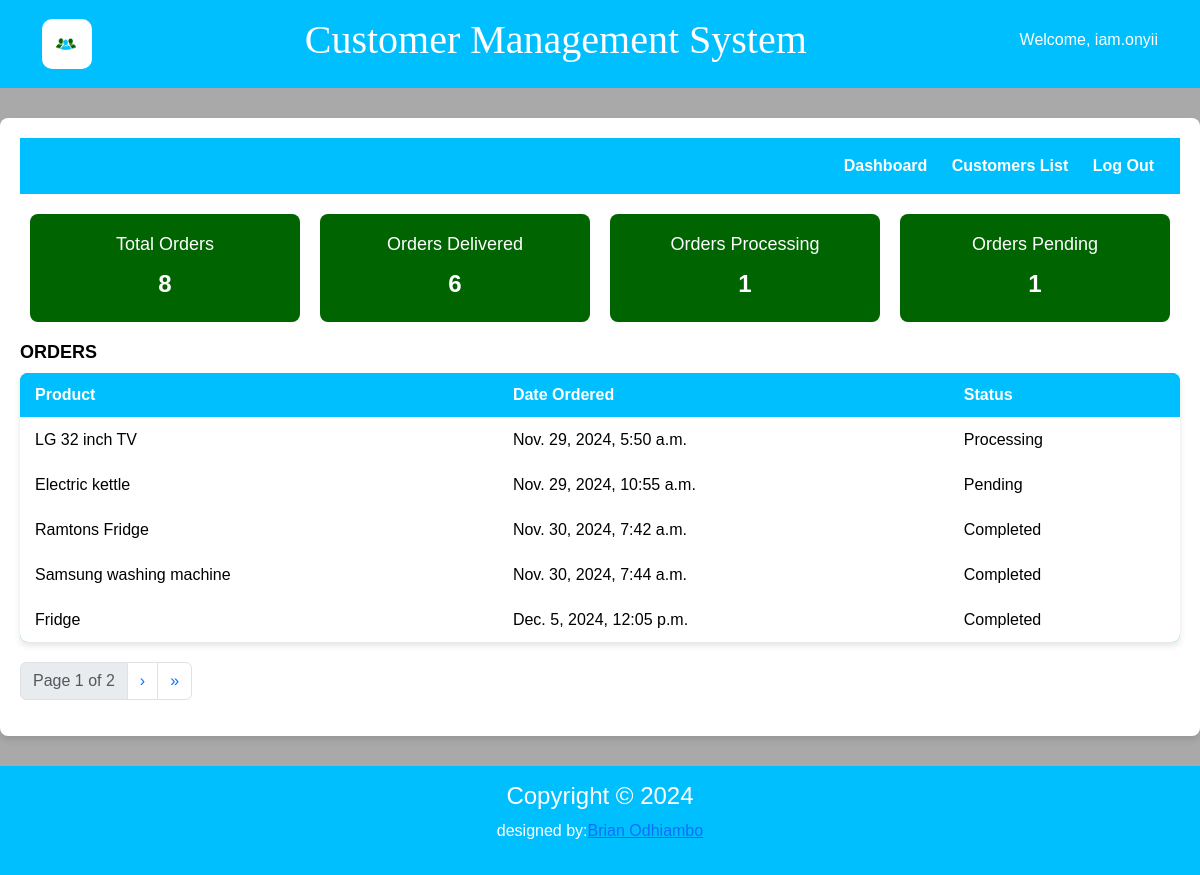
The page / (signed in) on the database as committed earlier.
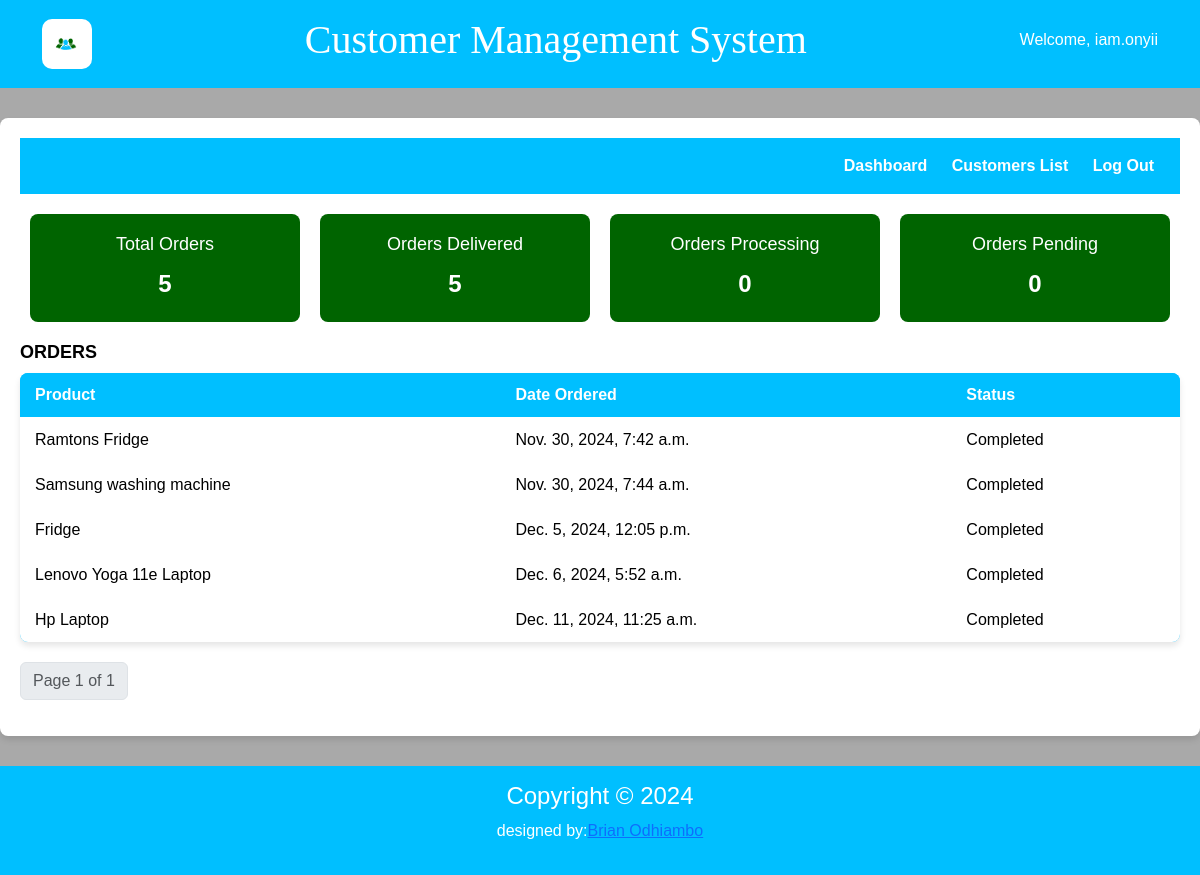
The same page on the database as committed later.
### customer/models.py (models this page shows, shortened)
class Order(models.Model):
    STATUS_CHOICES = [
        ('Pending', 'Pending'),
        ('Processing', 'Processing'),
        ('Completed', 'Completed'),
    ]
    customer = models.ForeignKey(Customer, on_delete=models.CASCADE, related_name='orders')
    product = models.CharField(max_length=100)
    quantity = models.PositiveIntegerField(default=1)
    price = models.PositiveIntegerField(default=1)
    order_date = models.DateTimeField(auto_now_add=True)
    order_status = models.CharField(max_length=20, choices=STATUS_CHOICES, default='Pending')

### customer/views.py (the view)
# urls.py: path('', views.dashboard, name='dashboard'),
@login_required(login_url='login')
def dashboard(request):
    customers = Customer.objects.all()
    total_orders = Order.objects.count()
    orders_completed = Order.objects.filter(order_status="Completed").count()
    orders_pending = Order.objects.filter(order_status="Pending").count()
    orders_processing = Order.objects.filter(order_status="Processing").count()
    orders = Order.objects.all()
    paginator = Paginator(orders, 5)
    page = request.GET.get('page')  # Get the current page number from the request
    try:
        orders = paginator.page(page)
    except PageNotAnInteger:
        orders = paginator.page(1)
    except EmptyPage:
        orders = paginator.page(paginator.num_pages)
    context = {
        'total_orders': total_orders,
        'orders_completed': orders_completed,
        'orders_pending': orders_pending,
        'orders_processing': orders_processing,
        'customers': customers,
        'orders': orders,
    }
    return render(request, 'customer/dashboard.html', context)

### customer/templates/customer/dashboard.html (shortened to what this page needs)
{% extends 'customer/base.html' %}
{% block content %}
<div class="dashboard-container">
    <header class="dashboard-header">
        <nav>
            <a href="{% url 'dashboard' %}">Dashboard</a>
            <a href="{% url 'customer_list' %}">Customers List</a>
            <a href="{%  url 'logout'  %}">Log Out</a>
        </nav>
    </header>
    <div class="dashboard-stats">
        <div class="stat-card">
            <h3>Total Orders</h3>
            <p>{{ total_orders }}</p>
        </div>
        <div class="stat-card">
            <h3>Orders Delivered</h3>
            <p>{{ orders_completed}}</p>
        </div>
        <div class="stat-card">
            <h3>Orders Processing</h3>
            <p>{{ orders_processing}}</p>
        </div>
        <div class="stat-card">
            <h3>Orders Pending</h3>
            <p>{{ orders_pending }}</p>
        </div>
    </div>
    <div class="dashboard-content">
        <div class="orders-section">
            <h3><strong>ORDERS</strong></h3>
            <table class="table">
                <thead>
                <tr>
                    <th>Product</th>
                    <th>Date Ordered</th>
                    <th>Status</th>
                </tr>
                </thead>
                <tbody>
                {% for order in orders %}
                <tr>
                    <td>{{ order.product }}</td>
                    <td>{{ order.order_date }}</td>
                    <td>{{ order.order_status }}</td>
                </tr>
                {% endfor %}
                </tbody>
            </table>
            <div class="pagination">
    <span class="step-links">
        <ul class="pagination justify-content-center">
        <li class="page-item disabled">
            <span class="page-link">Page {{ orders.number }} of {{ orders.paginator.num_pages }}</span>
        </li>
        {% if orders.has_next %}
         <li class="page-item">
            <a class="page-link" href="?page={{ orders.next_page_number }}" aria-label="Next">
                &#8250;
            </a>
        </li>
        <li class="page-item">
            <a class="page-link" href="?page={{ orders.paginator.num_pages }}" aria-label="Last">
                &#187;
            </a>
        </li>
        {% endif %}
        </ul>
    </span>
            </div>
        </div>
    </div>
</div>
{% endblock %}

Rows that differ between the two databases and show on the page:
removed Order: product "LG 32 inch TV", order_date "Nov. 29, 2024, 5:50 a.m.", order_status "Processing"
removed Order: product "Electric kettle", order_date "Nov. 29, 2024, 10:55 a.m.", order_status "Pending"
now on this page (row unchanged): Order: product "Lenovo Yoga 11e Laptop", order_date "Dec. 6, 2024, 5:52 a.m.", order_status "Completed"
now on this page (row unchanged): Order: product "Hp Laptop", order_date "Dec. 11, 2024, 11:25 a.m.", order_status "Completed"
Other text that changed with them:
{{ total_orders }}: "8" → "5"
{{ orders_completed }}: "6" → "5"
{{ orders_processing }}: "1" → "0"
{{ orders_pending }}: "1" → "0"
{{ orders.paginator.num_pages }}: "2" → "1"
